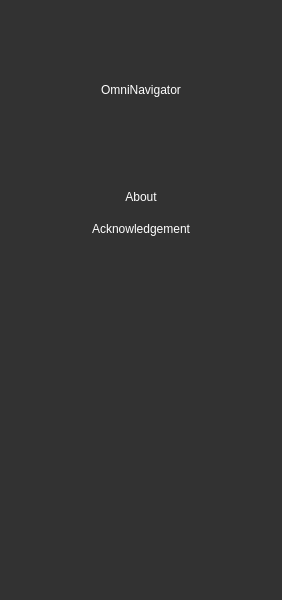
<?xml version="1.0" encoding="UTF-8"?>
<ui version="4.0">
 <class>BaseModuleClass</class>
 <widget class="QMainWindow" name="BaseModuleClass">
  <property name="geometry">
   <rect>
    <x>0</x>
    <y>0</y>
    <width>282</width>
    <height>600</height>
   </rect>
  </property>
  <property name="windowTitle">
   <string>BaseModuleClass</string>
  </property>
  <property name="styleSheet">
   <string notr="true">background-color: rgb(50, 50, 50);
font: 700 9pt &quot;Microsoft YaHei UI&quot;;
color: rgb(255, 255, 255);</string>
  </property>
  <widget class="QWidget" name="centralwidget">
   <property name="sizePolicy">
    <sizepolicy hsizetype="Expanding" vsizetype="Expanding">
     <horstretch>0</horstretch>
     <verstretch>0</verstretch>
    </sizepolicy>
   </property>
   <layout class="QVBoxLayout" name="verticalLayout" stretch="0">
    <property name="spacing">
     <number>0</number>
    </property>
    <property name="leftMargin">
     <number>0</number>
    </property>
    <property name="topMargin">
     <number>0</number>
    </property>
    <property name="rightMargin">
     <number>0</number>
    </property>
    <property name="bottomMargin">
     <number>0</number>
    </property>
    <item>
     <layout class="QVBoxLayout" name="module_layout" stretch="3,7">
      <property name="spacing">
       <number>0</number>
      </property>
      <property name="bottomMargin">
       <number>0</number>
      </property>
      <item>
       <widget class="QLabel" name="logo_label">
        <property name="sizePolicy">
         <sizepolicy hsizetype="Expanding" vsizetype="Expanding">
          <horstretch>0</horstretch>
          <verstretch>0</verstretch>
         </sizepolicy>
        </property>
        <property name="styleSheet">
         <string notr="true">background-color: rgb(50, 50, 50);</string>
        </property>
        <property name="text">
         <string>OmniNavigator</string>
        </property>
        <property name="alignment">
         <set>Qt::AlignCenter</set>
        </property>
       </widget>
      </item>
      <item alignment="Qt::AlignTop">
       <widget class="QScrollArea" name="instro_sa">
        <property name="autoFillBackground">
         <bool>false</bool>
        </property>
        <property name="styleSheet">
         <string notr="true">border:none;</string>
        </property>
        <property name="frameShadow">
         <enum>QFrame::Sunken</enum>
        </property>
        <property name="verticalScrollBarPolicy">
         <enum>Qt::ScrollBarAsNeeded</enum>
        </property>
        <property name="sizeAdjustPolicy">
         <enum>QAbstractScrollArea::AdjustIgnored</enum>
        </property>
        <property name="widgetResizable">
         <bool>true</bool>
        </property>
        <property name="alignment">
         <set>Qt::AlignHCenter|Qt::AlignTop</set>
        </property>
        <widget class="QWidget" name="scrollAreaWidgetContents">
         <property name="geometry">
          <rect>
           <x>0</x>
           <y>0</y>
           <width>280</width>
           <height>69</height>
          </rect>
         </property>
         <property name="sizePolicy">
          <sizepolicy hsizetype="Expanding" vsizetype="Expanding">
           <horstretch>0</horstretch>
           <verstretch>0</verstretch>
          </sizepolicy>
         </property>
         <layout class="QVBoxLayout" name="verticalLayout_2">
          <property name="spacing">
           <number>0</number>
          </property>
          <property name="leftMargin">
           <number>0</number>
          </property>
          <property name="topMargin">
           <number>0</number>
          </property>
          <property name="rightMargin">
           <number>0</number>
          </property>
          <property name="bottomMargin">
           <number>0</number>
          </property>
          <item>
           <widget class="QPushButton" name="about_btn">
            <property name="sizePolicy">
             <sizepolicy hsizetype="Expanding" vsizetype="Expanding">
              <horstretch>0</horstretch>
              <verstretch>0</verstretch>
             </sizepolicy>
            </property>
            <property name="maximumSize">
             <size>
              <width>16777215</width>
              <height>30</height>
             </size>
            </property>
            <property name="text">
             <string>About</string>
            </property>
           </widget>
          </item>
          <item>
           <widget class="QPushButton" name="acknowledgement_btn">
            <property name="sizePolicy">
             <sizepolicy hsizetype="Expanding" vsizetype="Expanding">
              <horstretch>0</horstretch>
              <verstretch>0</verstretch>
             </sizepolicy>
            </property>
            <property name="maximumSize">
             <size>
              <width>16777215</width>
              <height>30</height>
             </size>
            </property>
            <property name="text">
             <string>Acknowledgement</string>
            </property>
           </widget>
          </item>
         </layout>
        </widget>
       </widget>
      </item>
     </layout>
    </item>
   </layout>
  </widget>
 </widget>
 <resources/>
 <connections/>
</ui>
